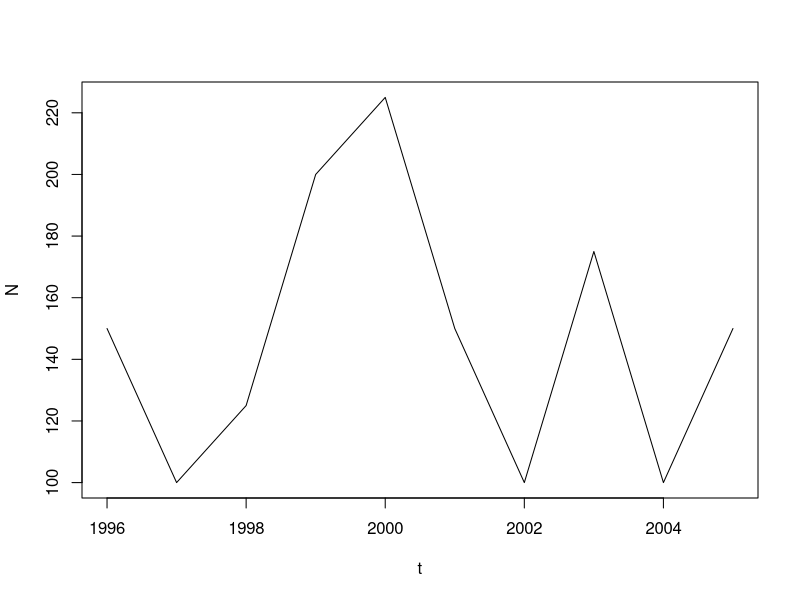
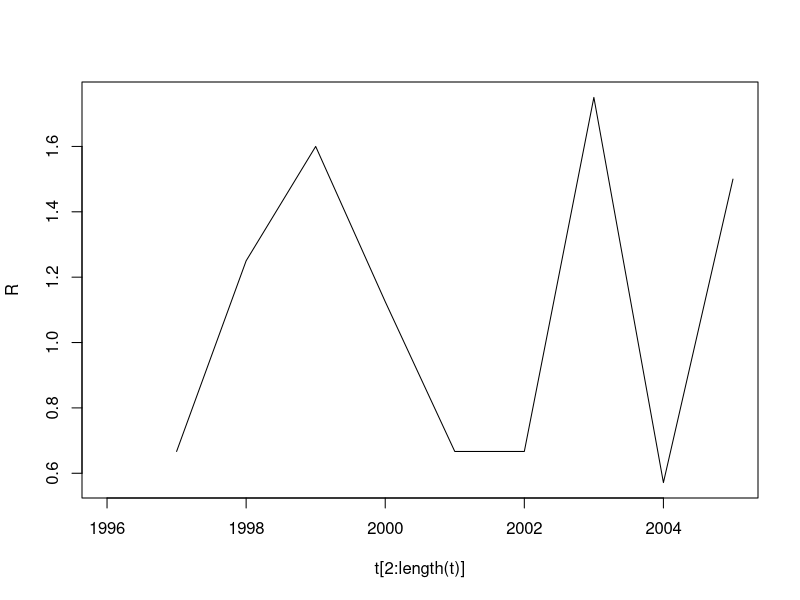
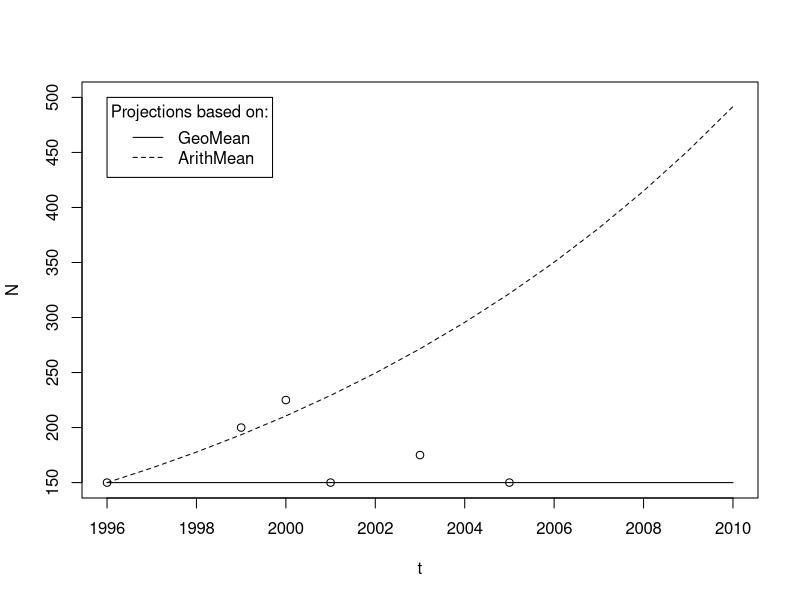
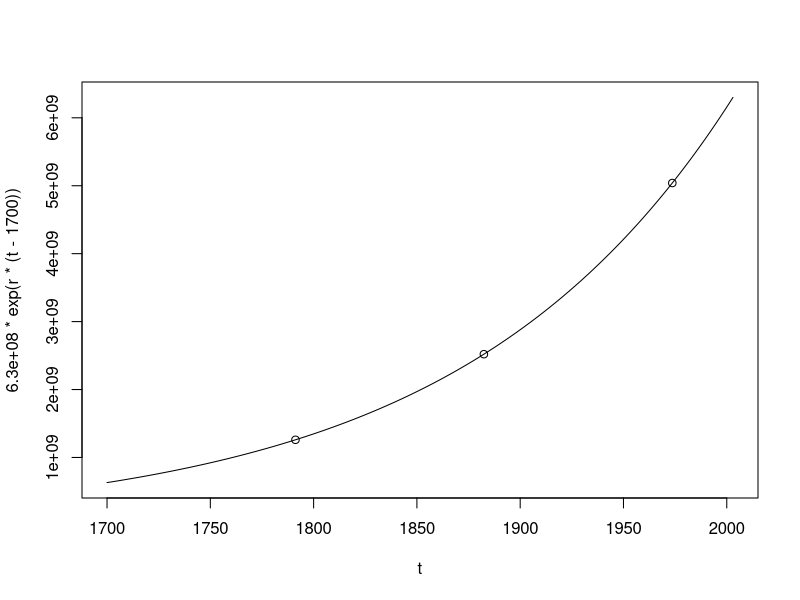

The R source for these figures, in order:
#Chapter 1: Simple Density-Independent Growth
#1.1 Geometric growth

#(a)
t <- 1996:2005
N <- c(150, 100, 125, 200, 225, 150, 100, 175, 100, 150)
plot(t, N, type="l")

#(b)
R <- N[2 : (length(N))] / N[1 : (length(N) - 1)]
plot(t[2 : length(t)], R, type="l", xlim=c(1996, 2005))

#(c)
(lamA <- mean(R))	#1.088
(lamB <- prod(R)^(1/length(R)))	#1

#(d)
#b/c geomean(R) = 1, pop size at 2025 = N0 = 150

#(d*)
N0 <- 150
years <- 1996:2010
popSim <- function(N0, lamA, lamB, years) {
	popProj.arith <- popProj.geo <-  numeric(length(years))
	popProj.arith[1] <- popProj.geo[1] <- N0
	for(i in 2:length(years)) {
		popProj.arith[i] <- popProj.arith[i-1] * lamA
		popProj.geo[i] <- popProj.geo[i-1] * lamB
		}
	list(popProj.arith, popProj.geo)	
	}
(proj <- popSim(N0, lamA, lamB, years))

plot(t, N, xlim=c(1996, 2010), ylim=c(150, 500))
lines(years, proj[[1]], lty=2)
lines(years, proj[[2]])
legend(1996, 500, c("GeoMean", "ArithMean"), title="Projections based on:", lty=1:2, xjust=0)



#1.2 Doubling Time
#(a) Doubling means: N[t]==2*N0; 2*N0==N0*exp(r*t); 2==exp(r*t); log(2)==r*t*log(exp(1));
#	t==log(2) / r
#(b) Tripling time: N[t]==3*N0; 3*N0==N0*exp(r*t); 3==exp(r*t); log(3)==r*t*log(exp(1));
#	log(3)==r*t; t==log(3)/r
#(c) N0 <- 1e3; N[6] <- 2e9 <<t = 6 hrs>>
#	(2e6)*N0==N0*exp(r*t); 2e6==exp(6*r); log(2e6)==6*r;
(r <- log(2e6)/6);	#r = 2.418110
(t <- log(2)/r);	#t = 0.2866484 hrs = 17.19890 mins



#1.3 Human Population Growth
#(a) N1700 <- 630000000; N2003 <- 6300000000 What is r?
#	10*(N1700)==N1700*exp(r*t)	#t = 2003 - 1700 = 303
#	10 == exp(303*r);	
r <- log(10)/303; #r = 0.00759929
#(b)
t <- 1700:2003
plot(t, 630000000*exp(r*(t-1700)), type="l")
#(c) 2N == N*exp(r*t); 2 == exp(r*t); log(2) == r*t
t2 <- log(2)/r; #t2 (doubling time) = 91.21209 yrs
doubYrs <- numeric(10)
doubYrs[1] <- 1700 + t2
for(i in 2:10) {doubYrs[i] <- doubYrs[i-1] + t2}
points(doubYrs, 630000000*exp(r*(doubYrs-1700)))